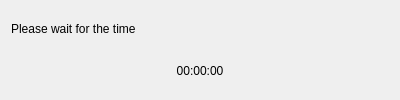
<?xml version="1.0" encoding="UTF-8"?>
<ui version="4.0">
 <class>CountDownDialog</class>
 <widget class="QDialog" name="CountDownDialog">
  <property name="geometry">
   <rect>
    <x>0</x>
    <y>0</y>
    <width>400</width>
    <height>100</height>
   </rect>
  </property>
  <property name="minimumSize">
   <size>
    <width>400</width>
    <height>100</height>
   </size>
  </property>
  <property name="maximumSize">
   <size>
    <width>400</width>
    <height>100</height>
   </size>
  </property>
  <property name="windowTitle">
   <string notr="true">Dialog</string>
  </property>
  <layout class="QVBoxLayout" name="verticalLayout">
   <item>
    <widget class="QLabel" name="label_tips">
     <property name="text">
      <string>Please wait for the time</string>
     </property>
    </widget>
   </item>
   <item>
    <widget class="QLabel" name="label_time">
     <property name="text">
      <string notr="true">00:00:00</string>
     </property>
     <property name="alignment">
      <set>Qt::AlignCenter</set>
     </property>
    </widget>
   </item>
  </layout>
 </widget>
 <resources/>
 <connections/>
</ui>
